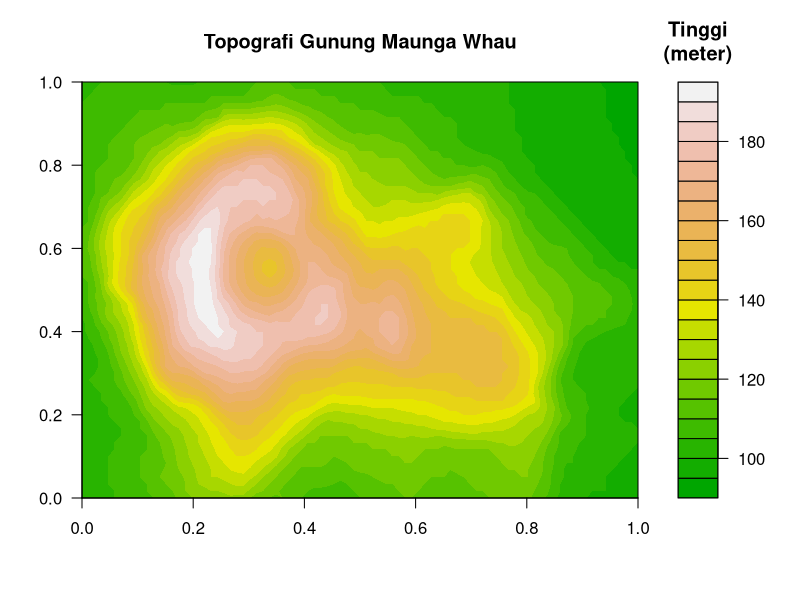
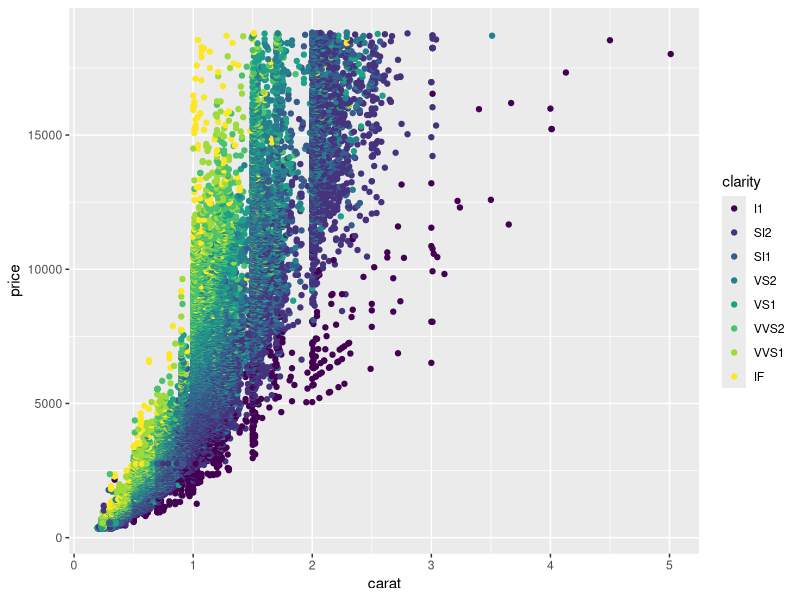
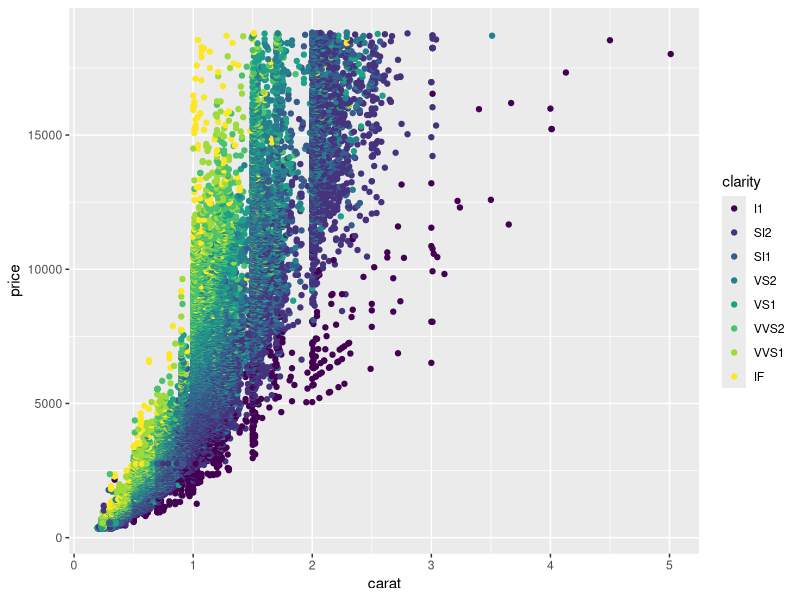
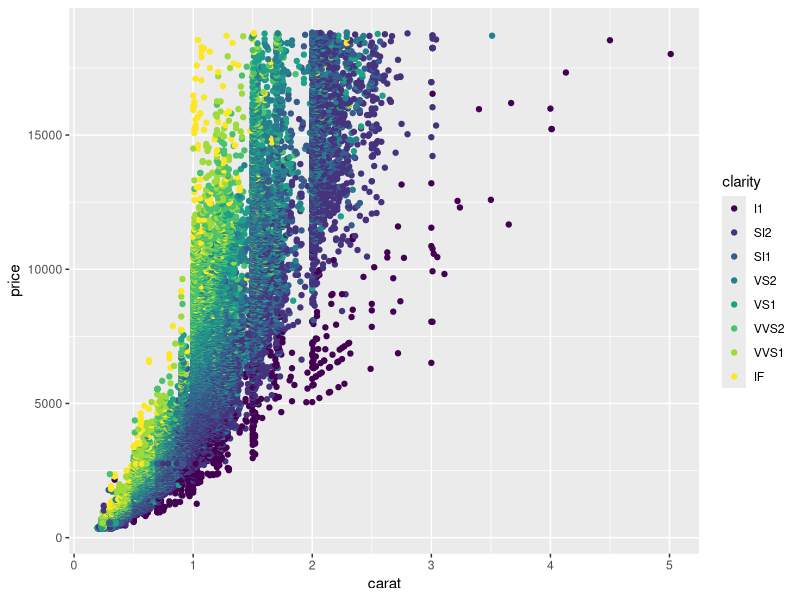
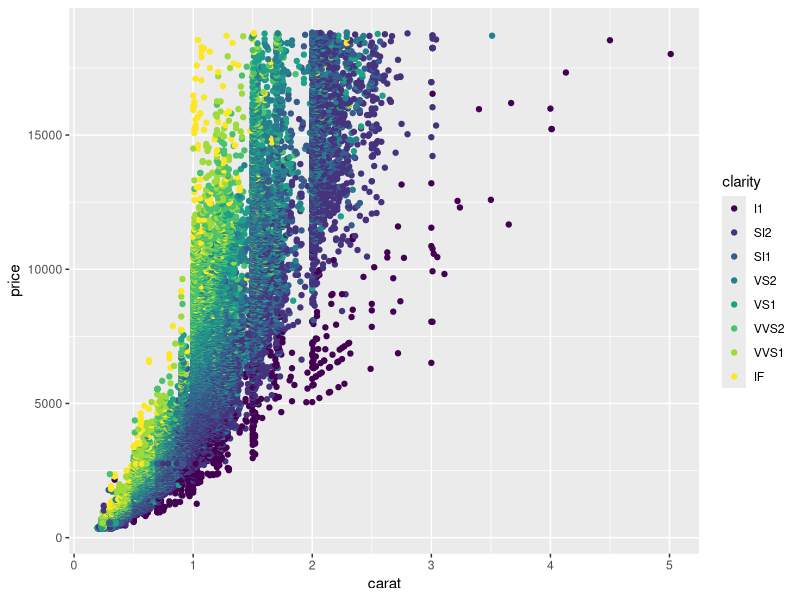

Here is the R script that generated these plots, in order:
## ---- chunk 1
knitr::opts_chunk$set(echo = TRUE, fig.align = "center", message = FALSE, warning = FALSE)
## ---- chunk 2
head(mtcars) 
## ---- chunk 3
summary(mtcars)
## ---- chunk 4
filled.contour(volcano,
               color.palette = terrain.colors, 
               plot.title = title("Topografi Gunung Maunga Whau"), 
               key.title = title("Tinggi\n(meter)"))
## ---- chunk 5
library(ggplot2)
## ---- chunk 6
qplot(x = carat, y = price, colour = clarity, data = diamonds)
## ---- chunk 7
ggplot(data = diamonds, mapping = aes(x = carat, y = price, colour = clarity)) +
  geom_point()
## ---- chunk 8
plot_diamonds <- ggplot(data = diamonds) +
  geom_point(mapping = aes(x = carat, y = price, colour = clarity)) # Saat output disimpan ke dalam obyek R, grafik tidak otomatis dicetak

plot_diamonds # Untuk mencetak grafik, Anda harus menjalankan nama obyek R yang sebelumnya dibuat

ggsave(filename = "diamonds.png", plot = plot_diamonds)
